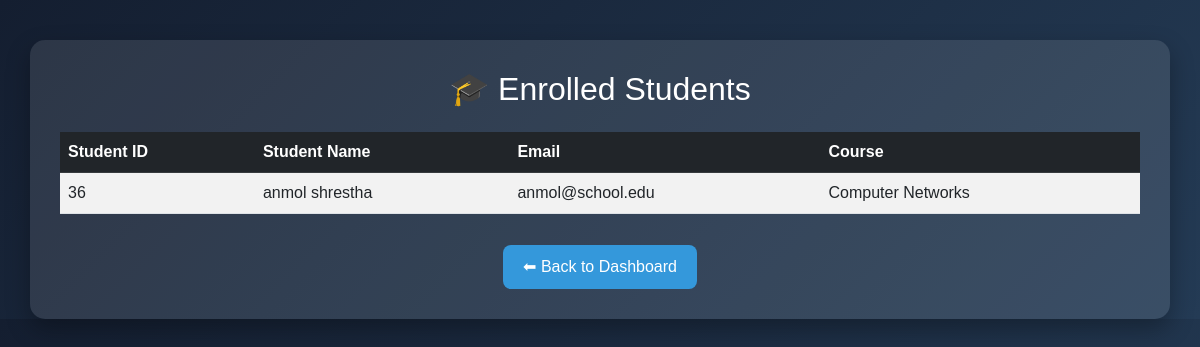
/user_registration_system/user_code/viewenrolledstudent.php (signed in), run on the app's committed database.
### tables this page shows
CREATE TABLE `student` (
  `StudentID` int(11) NOT NULL,
  `UserID` int(11) NOT NULL,
  `FirstName` varchar(50) NOT NULL,
  `LastName` varchar(50) NOT NULL,
  `DateOfBirth` date NOT NULL,
  `Email` varchar(100) NOT NULL,
  `Age` int(11) DEFAULT NULL,
  `GPA` decimal(3,2) DEFAULT NULL,
  `ProfileImage` varchar(255) DEFAULT NULL,
  `AvatarImage` varchar(255) DEFAULT NULL,
  `IsActive` tinyint(1) DEFAULT 1
);

CREATE TABLE `course` (
  `CourseID` int(11) NOT NULL,
  `StaffID` int(11) DEFAULT NULL,
  `CourseName` varchar(100) NOT NULL,
  `CourseCode` varchar(20) NOT NULL,
  `Description` text DEFAULT NULL,
  `Credits` int(11) NOT NULL,
  `Fee` decimal(10,2) DEFAULT 0.00,
  `IsActive` tinyint(1) DEFAULT 1,
  `StartDate` date DEFAULT NULL
);

### user_registration_system/user_code/viewenrolledstudent.php (the view, shortened to what this page needs)
<?php
$username = $_SESSION['username'];
$pdo = getDB();
$stmt = $pdo->prepare("
    SELECT StaffID, CourseID
    FROM staff
    INNER JOIN user ON staff.UserID = user.UserID
    WHERE user.Username = ?
");
$stmt->execute([$username]);
$staff = $stmt->fetch(PDO::FETCH_ASSOC);
$courseID = $staff['CourseID'] ?? 0;
if ($courseID == 0) {
    $students = [];
} else {
    $query = "
        SELECT
            s.StudentID,
            CONCAT(s.FirstName, ' ', s.LastName) AS StudentName,
            s.Email,
            c.CourseName
        FROM enrollment e
        INNER JOIN student s ON e.StudentID = s.StudentID
        INNER JOIN course c  ON e.CourseID  = c.CourseID
        WHERE e.CourseID = ?
        ORDER BY s.FirstName
    ";
    $stmt = $pdo->prepare($query);
    $stmt->execute([$courseID]);
    $students = $stmt->fetchAll(PDO::FETCH_ASSOC);
}
?>
<!DOCTYPE html>
<html lang="en">
<head>
<link href="https://cdn.jsdelivr.net/npm/bootstrap@5.3.0/dist/css/bootstrap.min.css" rel="stylesheet">
</head>
<body>
<div class="container">
  <h2 class="text-center mb-4">🎓 Enrolled Students</h2>
  <?php if ($courseID == 0): ?>
      <div class="alert alert-warning text-center">
          ❗ You are not assigned to any course yet.
      </div>
  <?php elseif (empty($students)): ?>
      <div class="alert alert-info text-center">
          No students enrolled in your course yet.
      </div>
  <?php else: ?>
  <table class="table table-striped table-hover">
    <thead class="table-dark">
      <tr>
        <th>Student ID</th>
        <th>Student Name</th>
        <th>Email</th>
        <th>Course</th>
      </tr>
    </thead>
    <tbody>
      <?php foreach ($students as $s): ?>
      <tr>
        <td><?= $s['StudentID'] ?></td>
        <td><?= htmlspecialchars($s['StudentName']) ?></td>
        <td><?= htmlspecialchars($s['Email']) ?></td>
        <td><?= htmlspecialchars($s['CourseName']) ?></td>
      </tr>
      <?php endforeach; ?>
    </tbody>
  </table>
  <?php endif; ?>
  <div class="text-center">
    <a href="dashboard.php" class="btn-back">⬅ Back to Dashboard</a>
  </div>
</div>
</body>
</html>

### user_registration_system/user_code/viewenrolledstudent.php (style rules this page uses)
body { background: linear-gradient(135deg, #141E30, #243B55); color: #fff; font-family: "Poppins", sans-serif; }
.container { background: rgba(255,255,255,0.1); border-radius: 15px; padding: 30px; margin-top: 40px; box-shadow: 0 10px 25px rgba(0,0,0,0.3); }
table { color: #fff; margin-top: 20px; }
th { background: #4b6cb7; }
a.btn-back { margin-top: 15px; display: inline-block; background: #3498db; color: #fff; padding: 10px 20px; border-radius: 8px; text-decoration: none; }

### data on the page
student: StudentID "36", StudentName "anmol shrestha", Email "anmol@school.edu", course.CourseName "Computer Networks"
